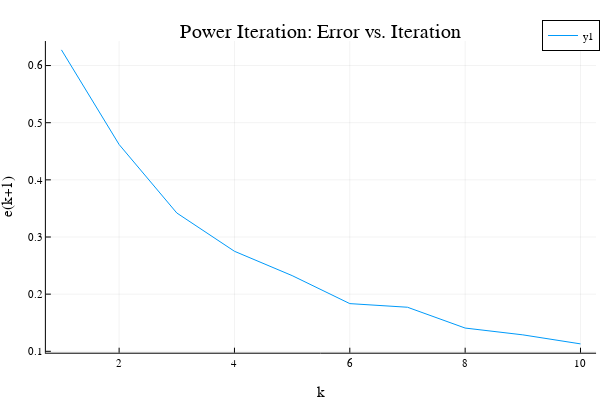

The code cell stored with this chart in its notebook:
### Code cell
Plots.plot(errors, label)
Plots.title!("Power Iteration: Error vs. Iteration")
Plots.xlabel!("k")
Plots.ylabel!("e(k+1)")

### Figure 1 — Plotly figure (JSON) as saved in the notebook; plotly's stock layout.template omitted (floating-point values rounded to 4 significant figures)
{"data": [{"colorbar": {"title": ""}, "legendgroup": "y1", "line": {"color": "rgba(0, 154, 250, 1.000)", "dash": "solid", "shape": "linear", "width": 1}, "mode": "lines", "name": "y1", "showlegend": true, "type": "scatter", "x": [1, 2, 3, 4, 5, 6, 7, 8, 9, 10], "xaxis": "x", "y": [0.6275, 0.4618, 0.3421, 0.275, 0.2324, 0.1834, 0.1771, 0.1407, 0.1288, 0.113], "yaxis": "y", "zmax": null, "zmin": null}], "layout": {"annotations": [{"font": {"color": "rgba(0, 0, 0, 1.000)", "family": "sans-serif", "size": 20}, "rotation": 0, "showarrow": false, "text": "Power Iteration: Error vs. Iteration", "x": 0.535, "xanchor": "center", "xref": "paper", "y": 1, "yanchor": "top", "yref": "paper"}], "height": 400, "legend": {"bgcolor": "rgba(255, 255, 255, 1.000)", "bordercolor": "rgba(0, 0, 0, 1.000)", "borderwidth": 1, "font": {"color": "rgba(0, 0, 0, 1.000)", "family": "sans-serif", "size": 11}, "tracegroupgap": 0, "traceorder": "normal", "x": 1, "xanchor": "auto", "y": 1, "yanchor": "auto"}, "margin": {"b": 20, "l": 0, "r": 0, "t": 20}, "paper_bgcolor": "rgba(255, 255, 255, 1.000)", "plot_bgcolor": "rgba(255, 255, 255, 1.000)", "showlegend": true, "width": 600, "xaxis": {"anchor": "y", "domain": [0.07647, 0.9934], "gridcolor": "rgba(0, 0, 0, 0.100)", "gridwidth": 0.5, "linecolor": "rgba(0, 0, 0, 1.000)", "mirror": false, "range": [0.73, 10.27], "showgrid": true, "showline": true, "showticklabels": true, "tickangle": 0, "tickcolor": "rgb(0, 0, 0)", "tickfont": {"color": "rgba(0, 0, 0, 1.000)", "family": "sans-serif", "size": 11}, "tickmode": "array", "ticks": "inside", "ticktext": ["2", "4", "6", "8", "10"], "tickvals": [2, 4, 6, 8, 10], "title": "k", "titlefont": {"color": "rgba(0, 0, 0, 1.000)", "family": "sans-serif", "size": 15}, "type": "-", "visible": true, "zeroline": false, "zerolinecolor": "rgba(0, 0, 0, 1.000)"}, "yaxis": {"anchor": "x", "domain": [0.07581, 0.9415], "gridcolor": "rgba(0, 0, 0, 0.100)", "gridwidth": 0.5, "linecolor": "rgba(0, 0, 0, 1.000)", "mirror": false, "range": [0.09754, 0.6429], "showgrid": true, "showline": true, "showticklabels": true, "tickangle": 0, "tickcolor": "rgb(0, 0, 0)", "tickfont": {"color": "rgba(0, 0, 0, 1.000)", "family": "sans-serif", "size": 11}, "tickmode": "array", "ticks": "inside", "ticktext": ["0.1", "0.2", "0.3", "0.4", "0.5", "0.6"], "tickvals": [0.1, 0.2, 0.3, 0.4, 0.5, 0.6], "title": "e(k+1)", "titlefont": {"color": "rgba(0, 0, 0, 1.000)", "family": "sans-serif", "size": 15}, "type": "-", "visible": true, "zeroline": false, "zerolinecolor": "rgba(0, 0, 0, 1.000)"}}}
